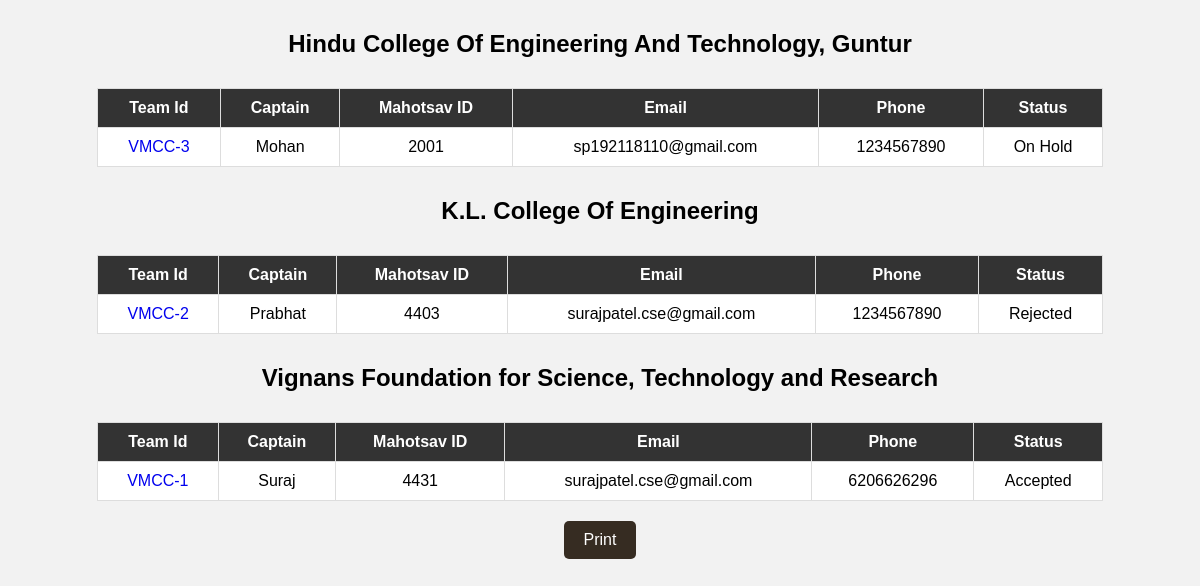
Page /cricCollegeWiseReport.php on the committed database.
### tables this page shows
CREATE TABLE `cricket` (
  `id` varchar(500) NOT NULL,
  `college` varchar(500) NOT NULL,
  `stid` varchar(500) NOT NULL,
  `captain` varchar(255) NOT NULL,
  `mhid` varchar(255) NOT NULL,
  `email` varchar(500) NOT NULL,
  `phone` bigint(255) NOT NULL,
  `bonafide` longblob NOT NULL,
  `paymentcpy` longblob NOT NULL,
  `utr` bigint(255) DEFAULT NULL,
  `dateofpay` date DEFAULT NULL,
  `status` varchar(255) NOT NULL DEFAULT 'Pending',
  `bonafide_name` varchar(255) NOT NULL,
  `paymentcpy_name` varchar(255) NOT NULL
);

### cricCollegeWiseReport.php (the view, shortened to what this page needs)
<!DOCTYPE html>
<html lang="en">
<head>
    <link rel="stylesheet" href="cricStyle.css">
</head>
<body>
</body>
</html>
<?php
include("connection.php");
$sqlCollege = "SELECT * FROM cricket group by college";
$resultCollege = mysqli_query($con, $sqlCollege);
if ($resultCollege) {
    while ($rowCollege = mysqli_fetch_assoc($resultCollege)) {
        echo"<h2>".$rowCollege['college']."</h2>";
        echo "<table>";
            echo "<thead><th>Team Id</th><th>Captain</th><th>Mahotsav ID</th><th>Email</th><th>Phone</th><th>Status</th></thead>";
            $sql="select * from cricket where college='".$rowCollege['college']."'";
            $result=mysqli_query($con,$sql);
            while($row = mysqli_fetch_assoc($result)){
                echo "<tr>";
                    echo "<td>" . '<a href="cricTeamMembers.php?id='.$row['id'].'" style="text-decoration:none;">'.$row['id'].'</a>'."</td>";
                    echo "<td>" . $row['captain'] . "</td>";
                    echo "<td>" . $row['stid'] . "</td>";
                    echo "<td>" . $row['email'] . "</td>";
                    echo "<td>" . $row['phone'] . "</td>";
                    echo "<td>" . $row['status'] . "</td>";
                echo "</tr>";
            }
        echo "</table>";
    }
    echo '<div class="print-button">
        <button id="print">Print</button>
    </div>';
} else {
    echo "Error fetching team members";
}
?>

### cricStyle.css (style rules this page uses)
body { font-family: Arial, sans-serif; background-color: #f2f2f2; margin-top: 15px; padding: 0; }
h2 { color: black; text-align: center; padding: 10px; }
table { width: 85%; margin: 20px auto; border-collapse: collapse; background-color: white; }
table, th, td { border: 1px solid #ddd; }
th, td { padding: 10px; text-align: center; }
th { background-color: #333; color: white; }
.print-button { text-align: center; }
.print-button button { background-color: #362c22; color: white; padding: 10px 20px; border: none; border-radius: 5px; cursor: pointer; font-size: 16px; }

### rows in the picture
cricket: college "Hindu College Of Engineering And Technology, Guntur", id "VMCC-3", captain "Mohan", stid "2001", email "sp192118110@gmail.com", phone "1234567890", status "On Hold"
cricket: college "K.L. College Of Engineering", id "VMCC-2", captain "Prabhat", stid "4403", email "surajpatel.cse@gmail.com", phone "1234567890", status "Rejected"
cricket: college "Vignans Foundation for Science, Technology and Research", id "VMCC-1", captain "Suraj", stid "4431", email "surajpatel.cse@gmail.com", phone "6206626296", status "Accepted"
